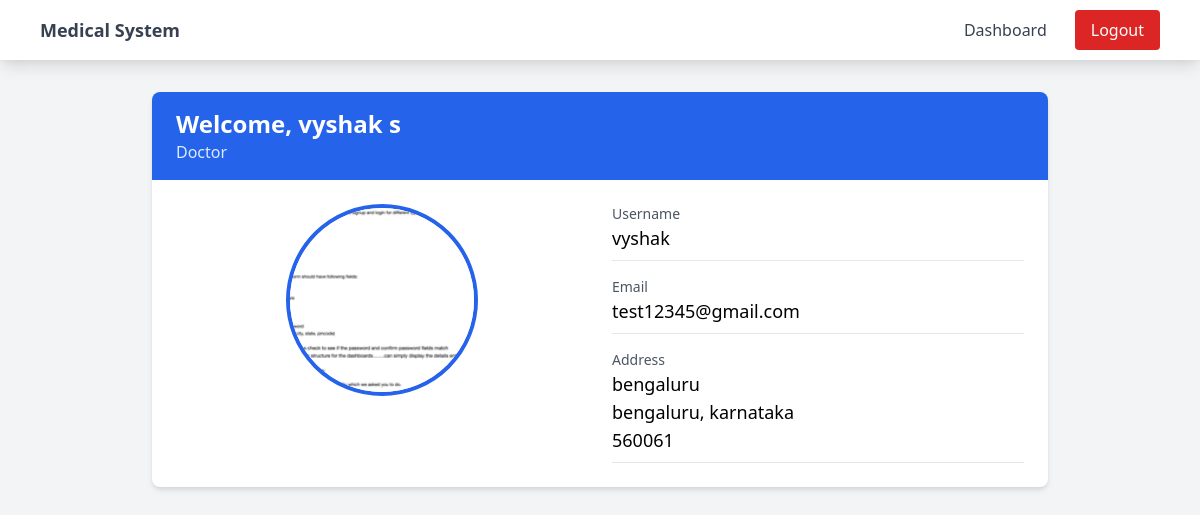
The app's page /dashboard/ (signed in) with its own data.
### users/models.py (models this page shows, shortened)
class UserProfile(models.Model):
    USER_TYPE_CHOICES = (
        ('patient', 'Patient'),
        ('doctor', 'Doctor'),
    )
    user = models.OneToOneField(User, on_delete=models.CASCADE)
    user_type = models.CharField(max_length=10, choices=USER_TYPE_CHOICES)
    profile_picture = models.ImageField(upload_to='profile_pics', default='default.jpg')
    address_line1 = models.CharField(max_length=100)
    city = models.CharField(max_length=50)
    state = models.CharField(max_length=50)
    pincode = models.CharField(max_length=6)

### users/views.py (the view)
# urls.py: path('dashboard/', views.dashboard, name='dashboard'),
@login_required
def dashboard(request):
    user_profile = request.user.userprofile
    context = {
        'user_profile': user_profile
    }
    return render(request, 'users/dashboard.html', context)

### templates/users/dashboard.html
{% extends "users/base.html" %}
{% block content %}
<div class="max-w-4xl mx-auto">
    <div class="bg-white rounded-lg shadow-md overflow-hidden">
        <div class="bg-blue-600 text-white px-6 py-4">
            <h2 class="text-2xl font-bold">Welcome, {{ user.first_name }} {{ user.last_name }}</h2>
            <p class="text-blue-100">{{ user_profile.user_type|title }}</p>
        </div>
        <div class="p-6">
            <div class="grid grid-cols-1 md:grid-cols-2 gap-6">
                <div class="text-center">
                    <img
                        src="{{ user_profile.profile_picture.url }}"
                        alt="Profile Picture"
                        class="w-48 h-48 rounded-full mx-auto object-cover border-4 border-blue-600"
                    >
                </div>
                <div class="space-y-4">
                    <div class="border-b pb-2">
                        <h3 class="text-sm text-gray-600">Username</h3>
                        <p class="text-lg">{{ user.username }}</p>
                    </div>
                    <div class="border-b pb-2">
                        <h3 class="text-sm text-gray-600">Email</h3>
                        <p class="text-lg">{{ user.email }}</p>
                    </div>
                    <div class="border-b pb-2">
                        <h3 class="text-sm text-gray-600">Address</h3>
                        <p class="text-lg">{{ user_profile.address_line1 }}</p>
                        <p class="text-lg">{{ user_profile.city }}, {{ user_profile.state }}</p>
                        <p class="text-lg">{{ user_profile.pincode }}</p>
                    </div>
                </div>
            </div>
        </div>
    </div>
</div>
{% endblock %}

### templates/users/base.html (shortened to what this page needs)
<!DOCTYPE html>
<html>
<head>
    <link href="https://cdnjs.cloudflare.com/ajax/libs/tailwindcss/2.2.19/tailwind.min.css" rel="stylesheet">
</head>
<body class="bg-gray-100">
    <nav class="bg-white shadow-lg">
        <div class="max-w-6xl mx-auto px-4">
            <div class="flex justify-between">
                <div class="flex space-x-7">
                    <div>
                        <a href="{% url 'dashboard' %}" class="flex items-center py-4">
                            <span class="font-semibold text-gray-700 text-lg">Medical System</span>
                        </a>
                    </div>
                </div>
                <div class="flex items-center space-x-3">
                    {% if user.is_authenticated %}
                        <a href="{% url 'dashboard' %}" class="py-2 px-4 text-gray-700 hover:text-gray-900">Dashboard</a>
                        <a href="{% url 'logout' %}" class="py-2 px-4 bg-red-600 text-white rounded hover:bg-red-700 transition duration-300">Logout</a>
                    {% else %}
                        <a href="{% url 'login' %}" class="py-2 px-4 text-gray-700 hover:text-gray-900">Login</a>
                        <a href="{% url 'register' %}" class="py-2 px-4 bg-blue-600 text-white rounded hover:bg-blue-700 transition duration-300">Sign Up</a>
                    {% endif %}
                </div>
            </div>
        </div>
    </nav>
    <div class="container mx-auto px-4 py-8">
        {% block content %}{% endblock %}
    </div>
</body>
</html>

### records on screen
UserProfile: user_type "Doctor", profile_picture (picture), address_line1 "bengaluru", city "bengaluru", state "karnataka", pincode "560061"

### other values on screen
{{ user.first_name }} "vyshak"
{{ user.last_name }} "s"
{{ user.username }} "vyshak"
{{ user.email }} "test12345@gmail.com"
